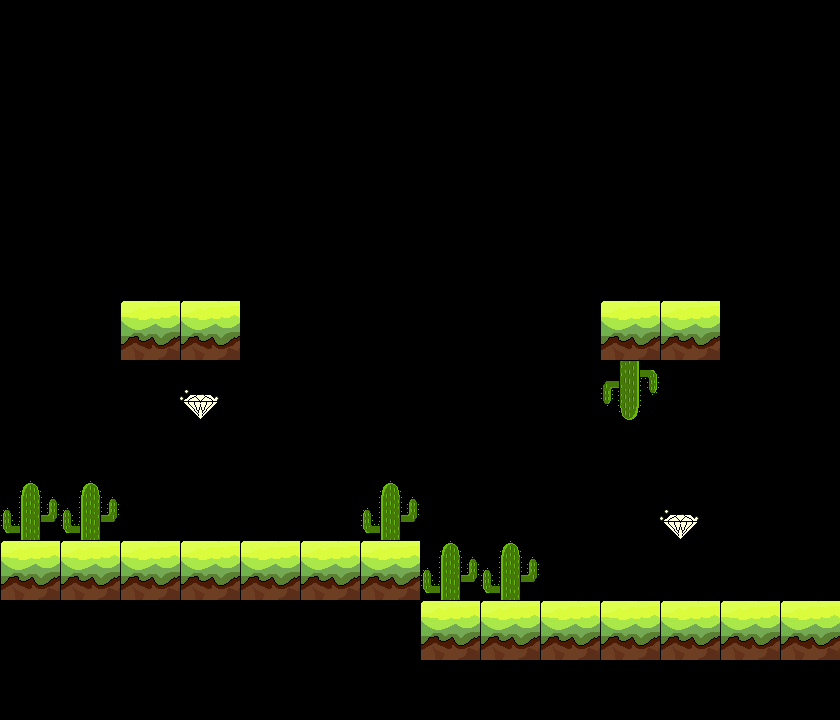

A level layout from a 2D game, rendered from its tile map. Below: a short description, then the map file with tile-grid data replaced by summaries:
An orthogonal 14x12 tile map with 60x60 px tiles, 5 tile layers (road2, diamond, road1, stuck1, ...), 5 tilesets.

<map version="1.0" orientation="orthogonal" width="14" height="12" tilewidth="60" tileheight="60">
 <tileset firstgid="1" name="icon_diamond" tilewidth="39" tileheight="30">
  <image source="../mszy/icon_diamond.png" width="39" height="30" />
 </tileset>
 <tileset firstgid="2" name="road2" tilewidth="60" tileheight="60">
  <image source="../mszy/road1.png" width="89" height="81" />
 </tileset>
 <tileset firstgid="3" name="icon_zhangaiwu" tilewidth="60" tileheight="60">
  <image source="../mszy/icon_zhangaiwu.png" width="60" height="63" />
 </tileset>
 <tileset firstgid="4" name="icon_zhangaiwu - 2" tilewidth="60" tileheight="60">
  <image source="../mszy/icon_zhangaiwu - 2.png" width="60" height="63" />
 </tileset>
 <tileset firstgid="5" name="road1" tilewidth="60" tileheight="60">
  <image source="../mszy/road1.png" width="89" height="81" />
 </tileset>
 <layer name="road2" width="14" height="12">
  <data>[168 cells, 4 non-empty, 1 distinct tile ids]</data>
 </layer>
 <layer name="diamond" width="14" height="12">
  <data>[168 cells, 2 non-empty, 1 distinct tile ids]</data>
 </layer>
 <layer name="road1" width="14" height="12">
  <data>[168 cells, 14 non-empty, 1 distinct tile ids]</data>
 </layer>
 <layer name="stuck1" width="14" height="12">
  <data>[168 cells, 5 non-empty, 1 distinct tile ids]</data>
 </layer>
 <layer name="stuck2" width="14" height="12">
  <data>[168 cells, 1 non-empty, 1 distinct tile ids]</data>
 </layer>
</map>
